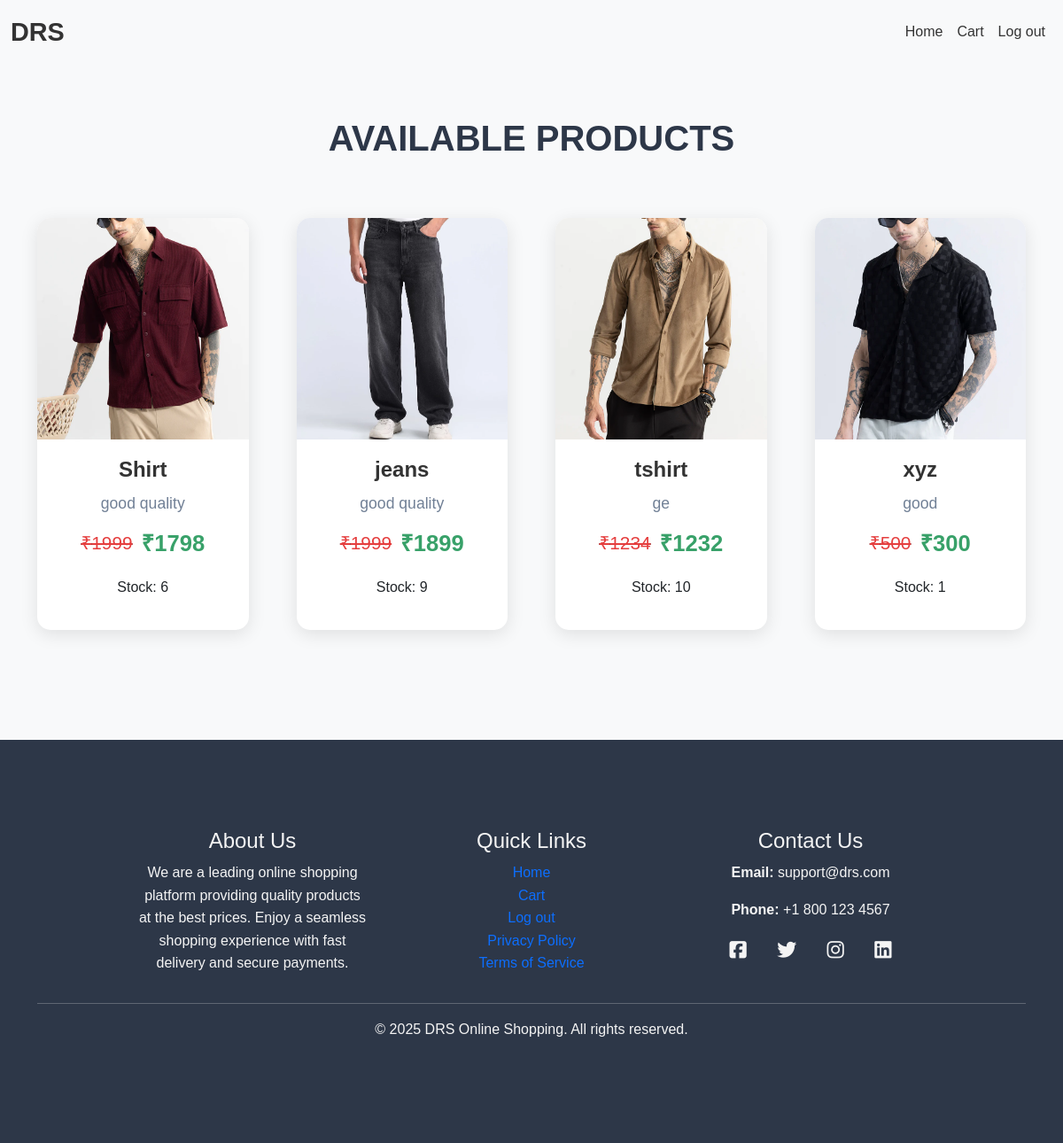
The app's page /user_products (signed in) with its own data.
### app/models.py (models this page shows, shortened)
class Product(models.Model):
    pro_id=models.TextField()
    name=models.TextField()
    price=models.IntegerField()
    ofr_price=models.IntegerField()
    img=models.FileField()
    dis=models.TextField()
    sizes = models.ManyToManyField(Size, related_name='Sizes')
    quantity = models.PositiveIntegerField(default=0)  # New field for stock quantity

### app/views.py (the view)
# urls.py: path('user_products',views.user_products),
def user_products(req):
    if 'user' in req.session:
        data=Product.objects.all()
        return render(req,'user/user_products.html',{'data':data})
    else:
        return redirect(shp_login)

### templates/user/user_products.html (shortened to what this page needs)
<!DOCTYPE html>
<html lang="en">
<head>
    <link href="https://cdn.jsdelivr.net/npm/bootstrap@5.3.3/dist/css/bootstrap.min.css" rel="stylesheet">
</head>
<body>
    <nav class="navbar navbar-expand-lg">
        <div class="container-fluid">
            <a class="navbar-brand" href="#">DRS</a>
            <div class="collapse navbar-collapse" id="navbarNav">
                <ul class="navbar-nav ms-auto">
                    <li class="nav-item">
                        <a class="nav-link" href="../user_home">Home</a>
                    </li>
                    <li class="nav-item">
                        <a class="nav-link active" href="view_cart">Cart</a>
                    </li>
                    <li class="nav-item">
                        <a class="nav-link" href="shp_logout">Log out</a>
                    </li>
                </ul>
            </div>
        </div>
    </nav>
    <div class="container">
        <h2>AVAILABLE PRODUCTS</h2>
        <br>
        <div class="row">
            {% for product in data %}
            <div class="col-lg-3 col-md-4 col-sm-6 mb-4">
                <a href="view_pro/{{product.pk}}">
                    <div class="card">
                        <img class="card-img-top" src="{{product.img.url}}" alt="Product Image">
                        <div class="card-body">
                            <h4 class="card-title">{{product.name}}</h4>
                            <p class="card-text">{{product.dis}}</p>
                            <div class="price-section">
                                <s><p class="original-price">&#8377;{{product.price}}</p></s>
                                <p class="discount-price">&#8377;{{product.ofr_price}}</p>
                            </div>
                            <p class="stock-message in-stock">Stock: {{ product.quantity }}</p>
                        </div>
                    </div>
                </a>
            </div>
            {% endfor %}
        </div>
    </div>
    <footer>
        <div class="container">
            <div class="row">
                <div class="col-md-4">
                    <h4>About Us</h4>
                    <p>We are a leading online shopping platform providing quality products at the best prices. Enjoy a seamless shopping experience with fast delivery and secure payments.</p>
                </div>
                <div class="col-md-4">
                    <h4>Quick Links</h4>
                    <ul class="list-unstyled">
                        <li><a href="../user_home">Home</a></li>
                        <li><a href="view_cart">Cart</a></li>
                        <li><a href="shp_logout">Log out</a></li>
                        <li><a href="#">Privacy Policy</a></li>
                        <li><a href="#">Terms of Service</a></li>
                    </ul>
                </div>
                <div class="col-md-4">
                    <h4>Contact Us</h4>
                    <p><strong>Email:</strong> support@drs.com</p>
                    <p><strong>Phone:</strong> +1 800 123 4567</p>
                    <div class="social-icons">
                        <a href="https://www.facebook.com/" target="_blank"><i class="fab fa-facebook-square"></i></a>
                        <a href="https://twitter.com/" target="_blank"><i class="fab fa-twitter"></i></a>
                        <a href="https://www.instagram.com/" target="_blank"><i class="fab fa-instagram"></i></a>
                        <a href="https://www.linkedin.com/" target="_blank"><i class="fab fa-linkedin"></i></a>
                    </div>
                </div>
            </div>
            <hr>
            <div class="row">
                <div class="col-12">
                    <p>&copy; 2025 DRS Online Shopping. All rights reserved.</p>
                </div>
            </div>
        </div>
    </footer>
</body>
</html>

### templates/user/user_products.html (style rules this page uses)
body { background-color: #f8f9fa; color: #333; line-height: 1.6; font-family: 'Poppins', sans-serif; margin: 0; padding: 0; }
a { text-decoration: none; }
.navbar { background-color: transparent; position: sticky; top: 0; z-index: 1000; }
.navbar-brand { font-weight: bold; font-size: 1.8rem; color: #333; }
.nav-link { color: #333 !important; font-weight: 500; transition: color 0.3s ease; }
footer { background-color: #2d3748; color: #f4f4f4; text-align: center; padding: 40px 20px; margin-top: 40px; }
footer .social-icons a { color: #f4f4f4; margin: 0 15px; font-size: 22px; transition: color 0.3s ease; }
.card { border: none; border-radius: 15px; box-shadow: 0 5px 20px rgba(0, 0, 0, 0.1); overflow: hidden; transition: transform 0.3s ease, box-shadow 0.3s ease; }
.card-img-top { height: 250px; object-fit: cover; transition: transform 0.3s ease; }
.card-body { padding: 20px; text-align: center; }
.card-title { font-size: 1.5rem; font-weight: 600; color: #333; margin-bottom: 10px; }
.card-text { font-size: 1.1rem; color: #718096; margin-bottom: 10px; }
.price-section { display: flex; justify-content: center; align-items: center; }
.price-section .original-price { font-size: 1.3rem; color: #e53e3e; margin-right: 10px; text-decoration: line-through; }
.price-section .discount-price { font-size: 1.6rem; font-weight: bold; color: #38a169; }
.container { padding-top: 60px; padding-bottom: 60px; }
h2 { font-size: 2.5rem; font-weight: 700; color: #2d3748; margin-bottom: 40px; text-align: center; }
.row { display: flex; flex-wrap: wrap; gap: 30px; justify-content: center; }
.col-lg-3, .col-md-4, .col-sm-6 { max-width: 25%; min-width: 220px; flex: 1; }
@media (max-width: 1200px) { .col-lg-3 { max-width: 33.333%; } }

### records on screen
Product: img (picture), name "Shirt", dis "good quality", price "1999", ofr_price "1798", quantity "6"
Product: img (picture), name "jeans", dis "good quality", price "1999", ofr_price "1899", quantity "9"
Product: img (picture), name "tshirt", dis "ge", price "1234", ofr_price "1232", quantity "10"
Product: img (picture), name "xyz", dis "good", price "500", ofr_price "300", quantity "1"
